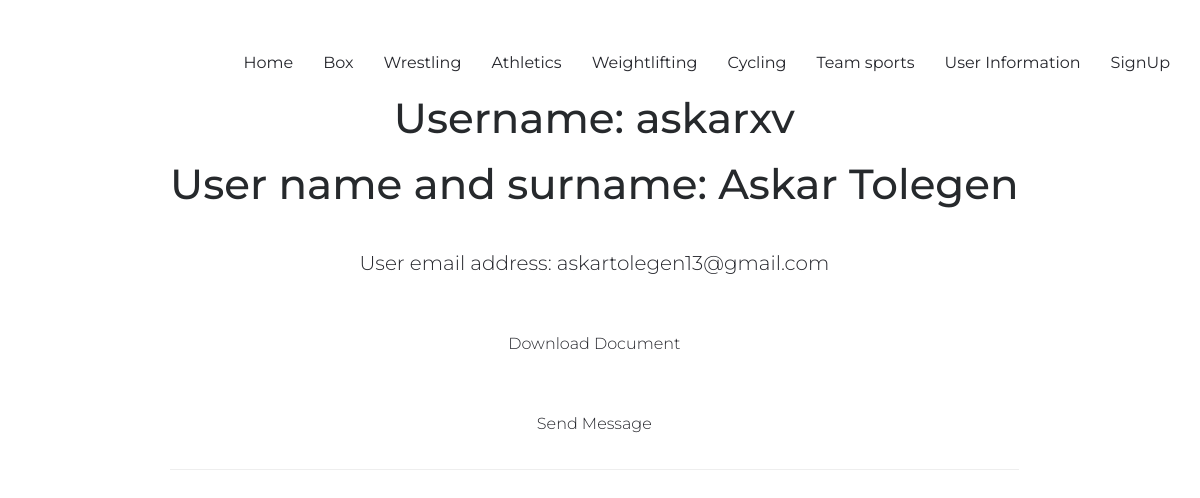
Screenshot of /users_info with the database file from the repository.
### posts/models.py (models this page shows, shortened)
class User_people(models.Model):
    username = models.CharField(max_length=255, unique=True, db_index=True, verbose_name='Username')
    fname = models.CharField(max_length=255, verbose_name='First Name')
    lname = models.CharField(max_length=255, verbose_name='Last Name')
    email = models.EmailField(max_length=254, unique=True, verbose_name='Email Address')
    pass1 = models.CharField(max_length=255, verbose_name='Password')
    pass2 = models.CharField(max_length=255, verbose_name='Confirm Your Password')
    country = models.CharField(max_length=255, verbose_name='Country')
    city = models.CharField(max_length=255, verbose_name='City')
    document = models.FileField(upload_to='user_peoples/documents/')

### posts/views.py (the view)
# urls.py: path('users_info', views.users_info, name='users_info'),
def users_info(request):
    return render(request, 'posts/users_info.html', {'title': 'Users Information'})

### posts/templatetags/posts_extras.py (called while the page is built)
@register.simple_tag(name='getusers')
def get_users(filter=None):
    return User_people.objects.all()

### posts/templates/posts/users_info.html (shortened to what this page needs)
{% extends 'posts/base.html'%}
{% load posts_extras %}
{% block content %}
        <div class="hero-text">
            <div class="hero-content">
                {% getusers as posts %}
                {% for post in posts %}
                    <h2>Username: {{ post.username }}</h2>
                    <h2>User name and surname: {{ post.fname }} {{ post.lname }}</h2>
                    <p>User email address: {{ post.email }}</p>
                    <p>
                        <a href="{{ post.document.url }}" class="btn btn-outline-primary btn-sm" target="_blank">Download Document</a>
                    </p>
                    <a href="send_message/{{post.id}}" class="btn btn-outline-primary" id="{{post.id}}">Send Message</a>
                    <hr>
                {% endfor %}
            </div>
        </div>
{% endblock %}

### posts/static/posts/css/style.css (style rules this page uses)
a { transition: all 0.25s ease-in-out; -moz-transition: all 0.25s ease-in-out; -webkit-transition: all 0.25s ease-in-out; -o-transition: all 0.25s ease-in-out; -ms-transition: all 0.25s ease-in-out; cursor: pointer; color: #9fa3a7; }
p { margin-bottom: 0; font-size: 14px; font-weight: 300; color: #9fa3a7; line-height: 22px; }
h2 { font-size: 42px; }
h1,h2,h3,h4,h5 { color: #26292c; }
p + p { margin-top: 40px; }
.btn { line-height: 50px; min-width: 200px; font-size: 16px; font-weight: 300; border: 0; border-radius: 50px; color: #26272d; background-color: #fff; padding: 0; transition: color 0.25s ease-in-out, background-color 0.25s ease-in-out; -moz-transition: color 0.25s ease-in-out, background-color 0.25s ease-in-out; -webkit-transition: color 0.25s ease-in-out, background-color 0.25s ease-in-out; -o-transition: color 0.25s ease-in-out, background-color 0.25s ease-in-out; -ms-transition: color 0.25s ease-in-out, background-color 0.25s ease-in-out; }
html, body { width: 100%; height: 100%; margin: 0; padding: 0; font-family: 'Montserrat', sans-serif; color: #26272d; }
.hero-content { display: table-cell; vertical-align: middle; padding-top: 75px; }
.hero-text { max-width: 890px; width: 100%; margin: 0 auto; padding: 0 15px; text-align: center; }
.hero-text p { position: relative; margin: 45px 0 30px; font-size: 20px; color: #26272d; }
.hero-text .btn { position: relative; background-color: transparent; }

### posts/templates/posts/base.html (style rules this page uses)
body { background-image: url(https://www.inform.kz/radmin/news/2020/08/16/200816091909523e.jpg); background-repeat: no-repeat; background-attachment: fixed; background-size: cover; }

### rows the page displays
User_people: username "askarxv", fname "Askar", lname "Tolegen", email "askartolegen13@gmail.com"
